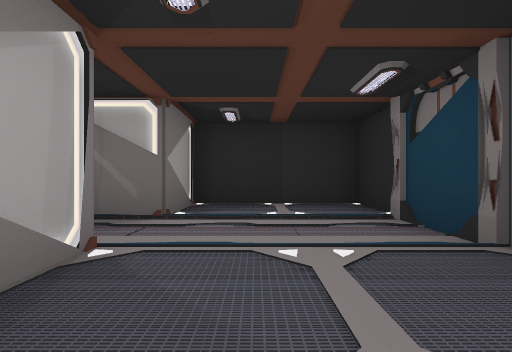
view 1 (above)

19 first-person views from a walk through a Unity game level. The camera is 1.3 m above the floor, looks level and sees 85° across. The floor is counted in squares, 2 m on a side. Each view is taken from the middle of a square. On the plan, view 1 faces up. The plan holds only what a view shows up to about 9 squares ahead; the rest is blank. The player character is not drawn. Door leaves are left out, so doorways stand open.

view 2
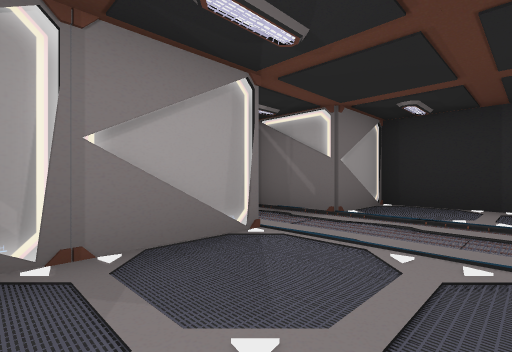

view 3
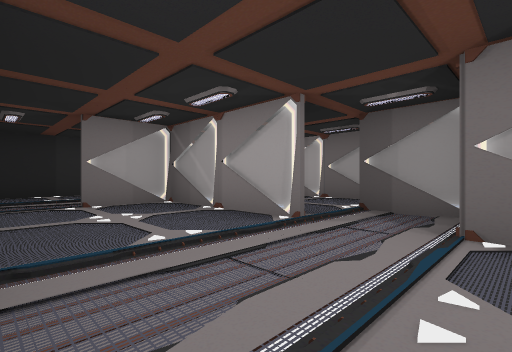

view 4
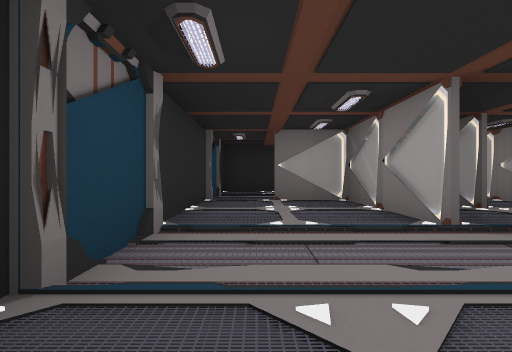

view 5
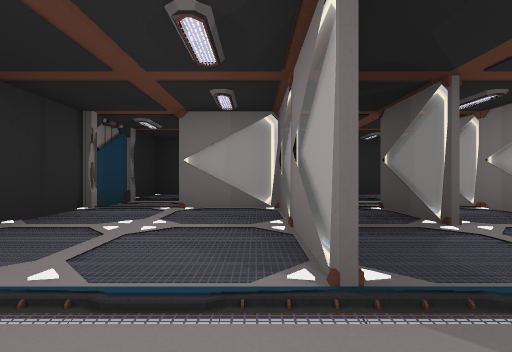

view 6
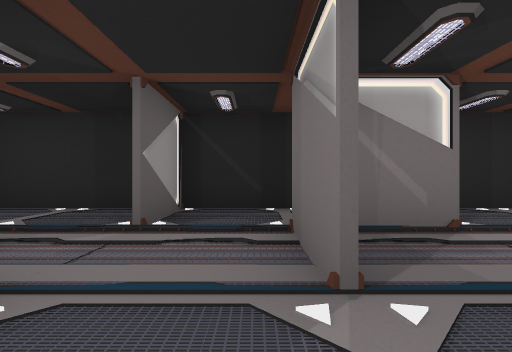

view 7
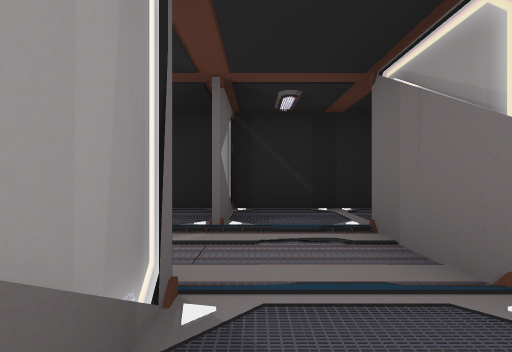

view 8
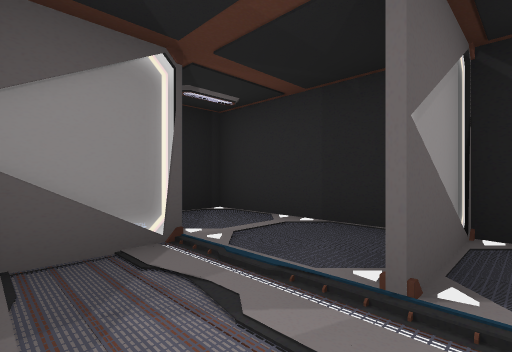

view 9
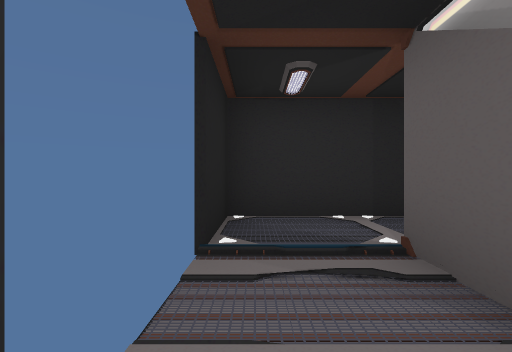

view 10
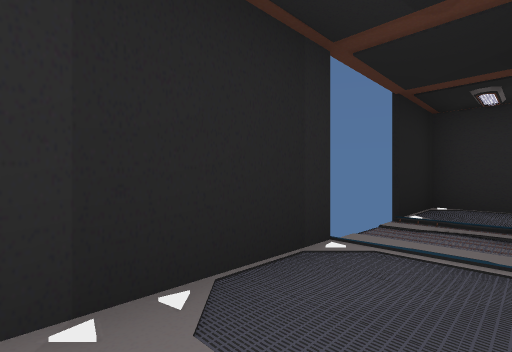

view 11
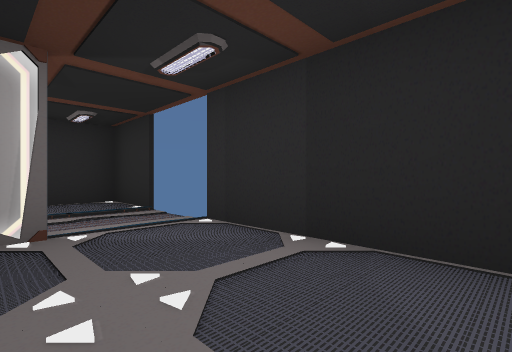

view 12
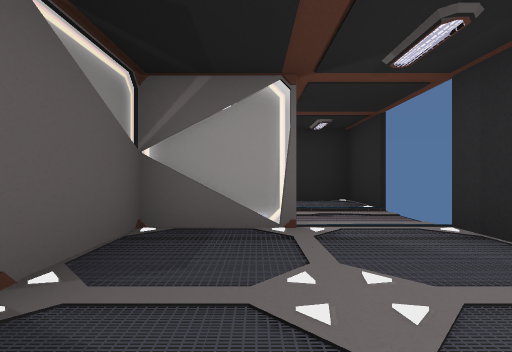

view 13
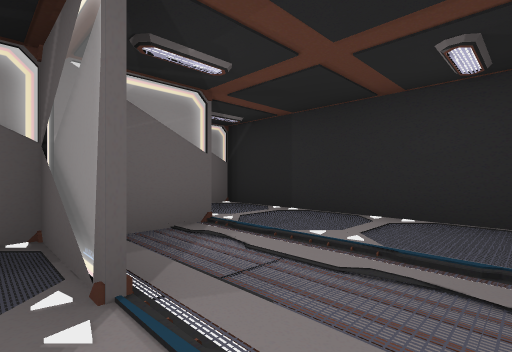

view 14
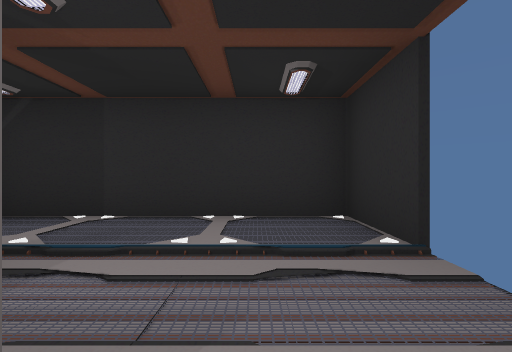

view 15
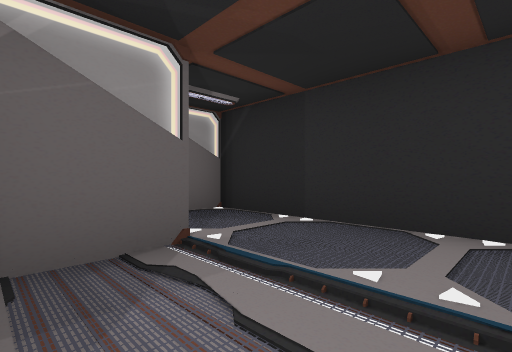

view 16
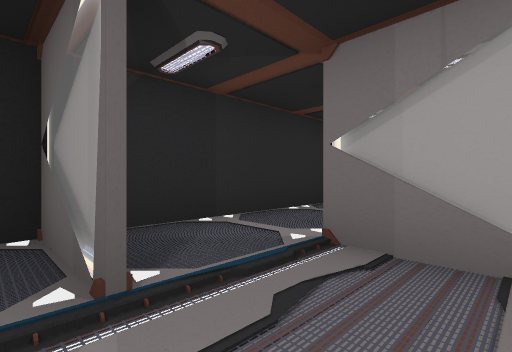

view 17
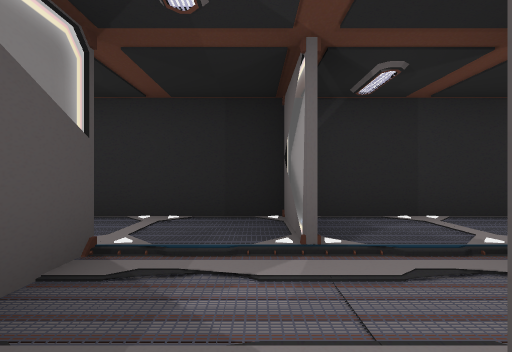

view 18
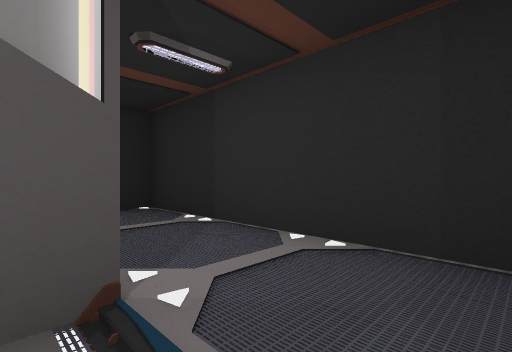

view 19
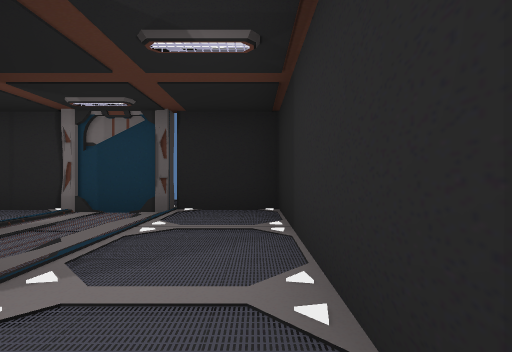

### Floor plan
Points are (right, up) in squares from view 1. A wall is a line through its corners. A room is listed if a view was taken in it or the views show most of it. See-through windows are left out.
Room 1 (views 1, 2, 3, 4, 5)
walls: (-1.5, 2.5) (-1.5, -1.5) (0.5, -1.5); (-1.5, 6.5) (-1.5, 4.5) (-2.4, 4.5); (-3.6, 4.5) (-3.6, 3.5); (2.3, -1.4) (2.3, 6.5) (-2, 6.5)
ways out: opening at (-2, 3) to room 2; opening at (1, -1) to room 6
Room 2 (views 6, 17)
walls: (-3.6, 0.5) (-3.6, -1.5); (-3.6, 3.5) (-3.6, 2.5); (-2.4, 4.5) (-3.6, 4.5)
ways out: opening at (-2, 3) to room 1; opening at (-4, 1.5) to room 3; opening at (-3, -0.5) to room 6
Room 3 (view 7)
walls: (-5.5, 2.5) (-5.5, -1.5)
ways out: opening at (-4, 1.5) to room 2; opening at (-5, 3) to room 4; opening at (-5, -0.5) to room 5
Room 4 (view 8)
walls: (-5.5, 6.5) (-5.5, 4.5); (-2, 6.5) (-6.1, 6.5); (-3.5, 2.5) (-3.5, 4.5)
ways out: opening at (-5, 3) to room 3; opening at (-6, 4) to room 7
Room 5 (views 9, 10, 11, 12, 13, 14, 15)
walls: (-7.6, -1.5) (-5.5, -1.5) (-5.5, -3.5); (-9.5, -3.4) (-9.5, -5.4) (-4.1, -5.4); (-5.6, -3.5) (-5.6, 0.5); (-9.5, 2.6) (-9.5, -1.5); (-3.5, -5.5) (-3.5, -4.6)
ways out: opening at (-5, -0.5) to room 3; opening at (-4, -2.5) to room 6; opening at (-9, 3.5) to room 7; open door at (-10, -2.5)
Room 6 (views 16, 18, 19)
walls: (-1.6, -3.5) (-1.6, -2.5); (-3.6, -3.5) (-3.6, -5.5); (-4.1, -5.4) (2.3, -5.4) (2.3, -3.5); (2.6, -3.4) (2.3, -3.4) (2.3, -1.4)
ways out: opening at (1, -1) to room 1; opening at (-3, -0.5) to room 2; opening at (-4, -2.5) to room 5
Room 7 (no view inside)
walls: (-7.6, 4.6) (-7.6, 3); (-7.7, 3.4) (-7.7, 4.5); (-6.1, 6.5) (-9.5, 6.5) (-9.5, 4.5)
ways out: opening at (-6, 4) to room 4; opening at (-9, 3.5) to room 5

Where each view was taken, in squares from view 1:
view 1: 0 up, 0 right, facing up
view 2: 0 up, 1 right, facing up-left
view 3: 5 up, 2 right, facing down-left
view 4: 6 up, 1 right, facing down
view 5: 4 up, 1 left, facing down
view 6: 1 up, 4 left, facing up
view 7: 1 up, 5 left, facing up
view 8: 3 up, 5 left, facing up-left
view 9: 2 up, 9 left, facing up
view 10: 0 up, 8 left, facing up-left
view 11: 2 up, 7 left, facing down-left
view 12: 2 up, 7 left, facing down
view 13: 1 down, 9 left, facing down-right
view 14: 1 down, 8 left, facing down
view 15: 2 down, 8 left, facing down-right
view 16: 2 down, 3 left, facing down-left
view 17: 1 down, 3 left, facing down
view 18: 3 down, 3 left, facing down-right
view 19: 5 down, 3 left, facing right
